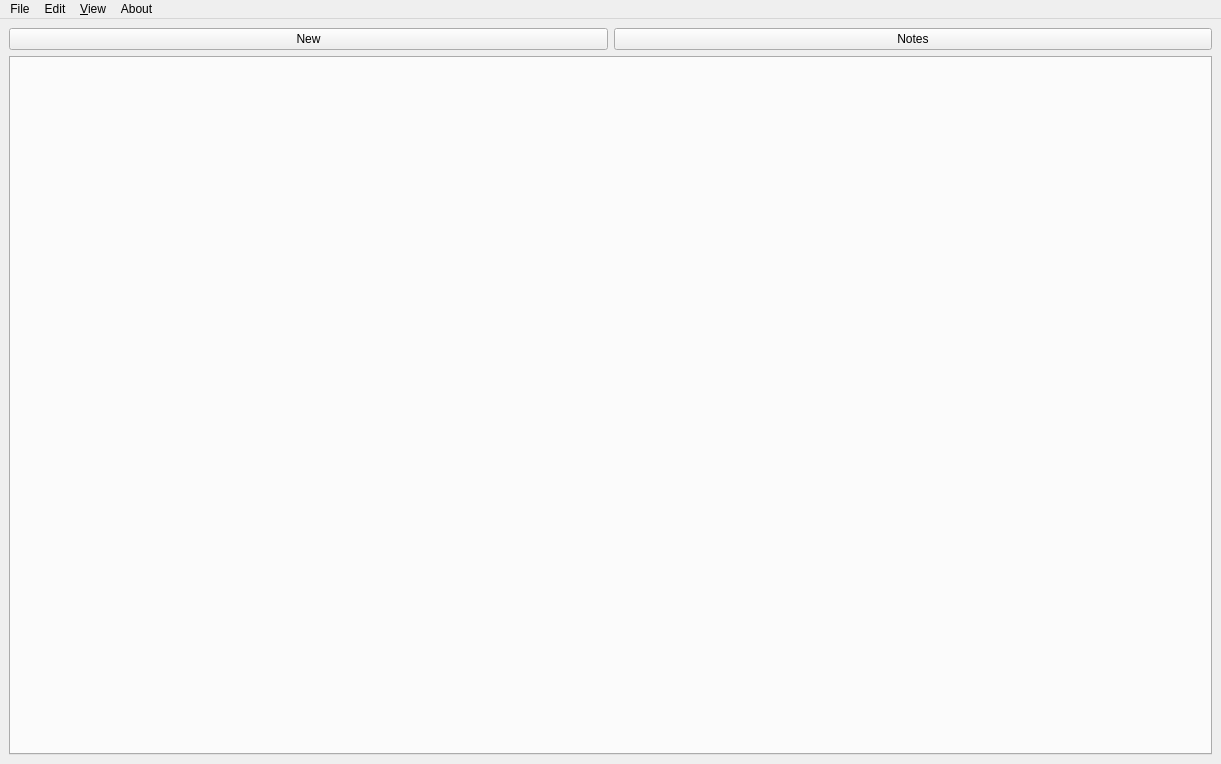
<?xml version="1.0" encoding="UTF-8"?>
<ui version="4.0">
 <class>MainWindow</class>
 <widget class="QMainWindow" name="MainWindow">
  <property name="geometry">
   <rect>
    <x>0</x>
    <y>0</y>
    <width>1221</width>
    <height>764</height>
   </rect>
  </property>
  <property name="windowTitle">
   <string>PCS Notebook</string>
  </property>
  <property name="locale">
   <locale language="English" country="UnitedStates"/>
  </property>
  <widget class="QWidget" name="centralwidget">
   <layout class="QVBoxLayout" name="verticalLayout">
    <item>
     <layout class="QHBoxLayout" name="horizontalLayout">
      <item>
       <widget class="QPushButton" name="newButton">
        <property name="text">
         <string>New</string>
        </property>
        <property name="icon">
         <iconset theme="contact-new"/>
        </property>
       </widget>
      </item>
      <item>
       <widget class="QPushButton" name="allButton">
        <property name="text">
         <string>Notes</string>
        </property>
        <property name="icon">
         <iconset theme="go-home"/>
        </property>
       </widget>
      </item>
     </layout>
    </item>
    <item>
     <widget class="QTabWidget" name="tabWidget">
      <property name="currentIndex">
       <number>-1</number>
      </property>
      <property name="tabsClosable">
       <bool>true</bool>
      </property>
     </widget>
    </item>
   </layout>
  </widget>
  <widget class="QMenuBar" name="menubar">
   <property name="geometry">
    <rect>
     <x>0</x>
     <y>0</y>
     <width>1221</width>
     <height>23</height>
    </rect>
   </property>
   <widget class="QMenu" name="menuFile">
    <property name="title">
     <string>File</string>
    </property>
    <addaction name="actionNew"/>
    <addaction name="actionSave"/>
    <addaction name="actionSave_As"/>
    <addaction name="actionExit"/>
   </widget>
   <widget class="QMenu" name="menuEdit">
    <property name="title">
     <string>Edit</string>
    </property>
    <addaction name="actionUndo"/>
    <addaction name="actionRedo"/>
    <addaction name="separator"/>
    <addaction name="actionCut"/>
    <addaction name="actionCopy"/>
    <addaction name="actionPaste"/>
    <addaction name="actionSelectAll"/>
   </widget>
   <widget class="QMenu" name="menuView">
    <property name="title">
     <string>&amp;View</string>
    </property>
    <addaction name="actionRefresh"/>
    <addaction name="actionClose_Tab"/>
   </widget>
   <widget class="QMenu" name="menuAbout">
    <property name="title">
     <string>About</string>
    </property>
    <addaction name="actionAbout_Notebook"/>
    <addaction name="actionAbout_Qt"/>
   </widget>
   <addaction name="menuFile"/>
   <addaction name="menuEdit"/>
   <addaction name="menuView"/>
   <addaction name="menuAbout"/>
  </widget>
  <action name="actionAbout_Notebook">
   <property name="icon">
    <iconset theme="help-about"/>
   </property>
   <property name="text">
    <string>&amp;About Notebook</string>
   </property>
  </action>
  <action name="actionAbout_Qt">
   <property name="icon">
    <iconset theme="help-about"/>
   </property>
   <property name="text">
    <string>About &amp;Qt</string>
   </property>
  </action>
  <action name="actionNew">
   <property name="icon">
    <iconset theme="contact-new"/>
   </property>
   <property name="text">
    <string>&amp;New</string>
   </property>
   <property name="shortcut">
    <string>Ctrl+N</string>
   </property>
  </action>
  <action name="actionSave">
   <property name="icon">
    <iconset theme="document-save"/>
   </property>
   <property name="text">
    <string>&amp;Save</string>
   </property>
   <property name="shortcut">
    <string>Ctrl+S</string>
   </property>
  </action>
  <action name="actionSave_As">
   <property name="icon">
    <iconset theme="document-save-as"/>
   </property>
   <property name="text">
    <string>Save &amp;As</string>
   </property>
   <property name="shortcut">
    <string>Ctrl+Shift+S</string>
   </property>
  </action>
  <action name="actionExit">
   <property name="icon">
    <iconset theme="application-exit"/>
   </property>
   <property name="text">
    <string>&amp;Exit</string>
   </property>
   <property name="shortcut">
    <string>Ctrl+Q</string>
   </property>
  </action>
  <action name="actionUndo">
   <property name="icon">
    <iconset theme="edit-undo"/>
   </property>
   <property name="text">
    <string>&amp;Undo</string>
   </property>
   <property name="shortcut">
    <string>Ctrl+Z</string>
   </property>
  </action>
  <action name="actionRedo">
   <property name="icon">
    <iconset theme="edit-redo"/>
   </property>
   <property name="text">
    <string>&amp;Redo</string>
   </property>
   <property name="shortcut">
    <string>Ctrl+Shift+Z</string>
   </property>
  </action>
  <action name="actionCut">
   <property name="icon">
    <iconset theme="edit-cut"/>
   </property>
   <property name="text">
    <string>&amp;Cut</string>
   </property>
   <property name="shortcut">
    <string>Ctrl+X</string>
   </property>
  </action>
  <action name="actionCopy">
   <property name="icon">
    <iconset theme="edit-copy"/>
   </property>
   <property name="text">
    <string>C&amp;opy</string>
   </property>
   <property name="shortcut">
    <string>Ctrl+C</string>
   </property>
  </action>
  <action name="actionPaste">
   <property name="icon">
    <iconset theme="edit-paste"/>
   </property>
   <property name="text">
    <string>&amp;Paste</string>
   </property>
   <property name="shortcut">
    <string>Ctrl+V</string>
   </property>
  </action>
  <action name="actionSelectAll">
   <property name="icon">
    <iconset theme="edit-select-all"/>
   </property>
   <property name="text">
    <string>&amp;Select All</string>
   </property>
   <property name="shortcut">
    <string>Ctrl+A</string>
   </property>
  </action>
  <action name="actionRefresh">
   <property name="icon">
    <iconset theme="view-refresh"/>
   </property>
   <property name="text">
    <string>&amp;Refresh</string>
   </property>
   <property name="shortcut">
    <string>Ctrl+R</string>
   </property>
  </action>
  <action name="actionClose_Tab">
   <property name="icon">
    <iconset theme="list-remove"/>
   </property>
   <property name="text">
    <string>&amp;Close Tab</string>
   </property>
   <property name="shortcut">
    <string>Ctrl+W</string>
   </property>
  </action>
 </widget>
 <resources/>
 <connections/>
</ui>
